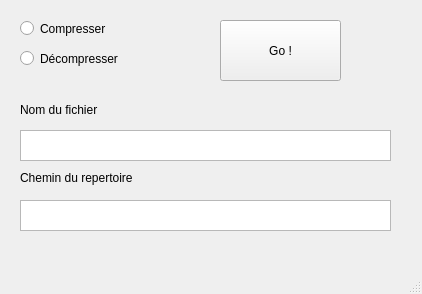
<?xml version="1.0" encoding="UTF-8"?>
<ui version="4.0">
 <class>MainWindow</class>
 <widget class="QMainWindow" name="MainWindow">
  <property name="geometry">
   <rect>
    <x>0</x>
    <y>0</y>
    <width>422</width>
    <height>294</height>
   </rect>
  </property>
  <property name="windowTitle">
   <string>MainWindow</string>
  </property>
  <widget class="QWidget" name="centralwidget">
   <widget class="QLabel" name="label_2">
    <property name="geometry">
     <rect>
      <x>20</x>
      <y>170</y>
      <width>121</width>
      <height>16</height>
     </rect>
    </property>
    <property name="text">
     <string>Chemin du repertoire</string>
    </property>
   </widget>
   <widget class="QTextEdit" name="DirectoryPathBox">
    <property name="geometry">
     <rect>
      <x>20</x>
      <y>200</y>
      <width>371</width>
      <height>31</height>
     </rect>
    </property>
   </widget>
   <widget class="QLabel" name="label">
    <property name="geometry">
     <rect>
      <x>20</x>
      <y>100</y>
      <width>111</width>
      <height>20</height>
     </rect>
    </property>
    <property name="text">
     <string>Nom du fichier</string>
    </property>
   </widget>
   <widget class="QTextEdit" name="FileNameBox">
    <property name="geometry">
     <rect>
      <x>20</x>
      <y>130</y>
      <width>371</width>
      <height>31</height>
     </rect>
    </property>
   </widget>
   <widget class="QRadioButton" name="CompressButton">
    <property name="geometry">
     <rect>
      <x>20</x>
      <y>20</y>
      <width>111</width>
      <height>17</height>
     </rect>
    </property>
    <property name="text">
     <string>Compresser</string>
    </property>
   </widget>
   <widget class="QRadioButton" name="UnCompressButton">
    <property name="geometry">
     <rect>
      <x>20</x>
      <y>50</y>
      <width>111</width>
      <height>17</height>
     </rect>
    </property>
    <property name="text">
     <string>Décompresser</string>
    </property>
   </widget>
   <widget class="QPushButton" name="ActionButton">
    <property name="geometry">
     <rect>
      <x>220</x>
      <y>20</y>
      <width>121</width>
      <height>61</height>
     </rect>
    </property>
    <property name="text">
     <string>Go !</string>
    </property>
   </widget>
  </widget>
  <widget class="QMenuBar" name="menubar">
   <property name="geometry">
    <rect>
     <x>0</x>
     <y>0</y>
     <width>422</width>
     <height>21</height>
    </rect>
   </property>
  </widget>
  <widget class="QStatusBar" name="statusbar"/>
 </widget>
 <resources/>
 <connections/>
</ui>
